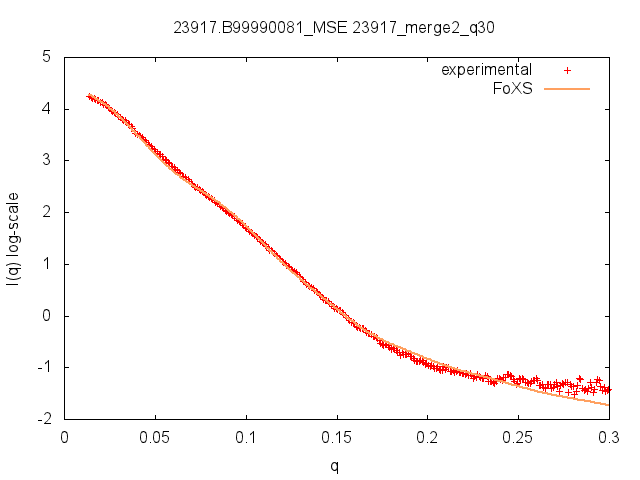

gnuplot code for this plot:
set terminal png;set output "23917.B99990081_MSE_23917_merge2_q30.png";
set title "23917.B99990081_MSE 23917_merge2_q30";set xlabel "q";set ylabel "I(q) log-scale"
plot '23917.B99990081_MSE_23917_merge2_q30.dat' u 1:2 thru log(y) t "experimental", '23917.B99990081_MSE_23917_merge2_q30.dat' u 1:3 thru log(y) t "FoXS" w lines lw 2 lt 81
